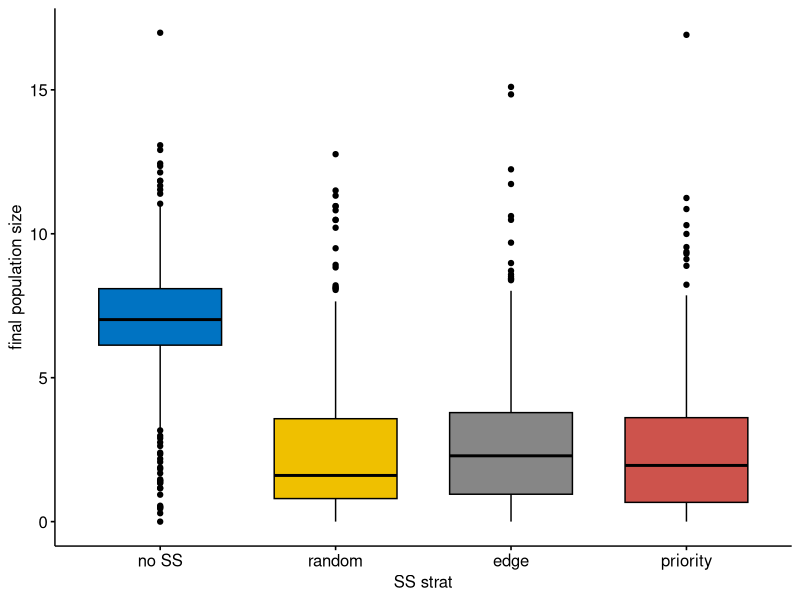

The R script that drew this image: (Note: this script raises an error after producing the figure.)
library(ggplot2)
library(cowplot)
library(stringr)
library(ggpubr)
library(tidyr)
library(dplyr) 

#read in the data
# setwd("E:/CWD_Modeling/Metapop_Model/Simulation_outputs/LA1/noSS_lowBR")
setwd("~/Desktop/CWD_Modeling")
noSS.data = read.csv("noSS_medBR_slowShed_output.csv")
noSS.data$SS.strat = "no SS"

# setwd("E:/CWD_Modeling/Metapop_Model/Simulation_outputs/LA05/randomSS_LA05_lowBR")
# setwd("E:/CWD_Modeling/Metapop_Model/Simulation_outputs/LA05/randomSS_LA05_lowBR")
setwd("~/Desktop/CWD_Modeling")
randomSS.data = read.csv("randomSS_output_LA1_medBR_slowShed.csv")
randomSS.data$SS.strat = "random"

# setwd("E:/CWD_Modeling/Metapop_Model/Simulation_outputs/LA05/edgeSS_LA05_lowBR")
# setwd("E:/CWD_Modeling/Metapop_Model/Simulation_outputs/LA05/edgeSS_LA05_lowBR")
setwd("~/Desktop/CWD_Modeling")
edgeSS.data = read.csv("edgeSS_output_LA1_medBR_slowShed.csv")
edgeSS.data$SS.strat = "edge"

# setwd("E:/CWD_Modeling/Metapop_Model/Simulation_outputs/LA05/prioritySS_LA05_lowBR")
# setwd("E:/CWD_Modeling/Metapop_Model/Simulation_outputs/LA05/prioritySS_LA05_lowBR")
setwd("~/Desktop/CWD_Modeling")
prioritySS.data = read.csv("prioritySS_output_LA1_medBR_slowShed.csv")
prioritySS.data$SS.strat = "priority"

# allSS.LA1.data = rbind(noSS.data, randomSS.data, edgeSS.data, prioritySS.data, edge20SS.data)
allSS.LA1.data = rbind(noSS.data,  edgeSS.data, prioritySS.data, randomSS.data)
allSS.LA1.data$SS.strat = factor(allSS.LA1.data$SS.strat, levels = c("no SS", "random", "edge", "priority"), 
                                 order = TRUE)
allSS.LA1.data$LA = 1.0
allSS.LA1.data.endemic = subset(allSS.LA1.data, final.prev>0)

allSS.LA1.data.endemic$final.prev.pcent = allSS.LA1.data.endemic$final.prev*100

setwd("~/Desktop/CWD_Modeling")
write.csv(allSS.LA1.data, "allSS_LA1_medBR_slowSS.strat_data.csv", row.names = FALSE)

#Plots

########################
#Final prevalence
########################
final.prev.aov = aov(final.prev.pcent~SS.strat, data = allSS.LA1.data.endemic)
summary(final.prev.aov)
TukeyHSD(final.prev.aov)
summary(kruskal.test(final.prev ~ SS.strat, data = allSS.LA1.data.endemic))

fp.means = aggregate(allSS.LA1.data.endemic, final.prev.pcent~SS.strat, mean)
pcent.change = NA
for(i in 2:4){
  pcent.change[i] = (fp.means[i,2] - fp.means[1,2])/fp.means[1,2]*100
}

fp.means$pcent.change = pcent.change

endemic.counts = as.data.frame(table(allSS.LA1.data.endemic$SS.strat))
names(endemic.counts) = c("SS.strat","count")

fp.plot = ggboxplot(allSS.LA1.data.endemic, x = "SS.strat", y = "final.prev.pcent", 
                    color = "black", fill = "SS.strat", palette = "jco") + 
  # stat_compare_means(comparisons = my_comparisons, label="p.signif") + 
  theme_cowplot() +
  ylab("final prevalence %") + xlab("SS strategy") + theme(legend.position = "none") + 
  geom_point(data = fp.means, aes(x = SS.strat, y = final.prev.pcent), shape = 3, size = 3, position = position_dodge(width = 0.75)) +
  geom_text(data = endemic.counts, aes(x = SS.strat, y = 15.7, col = SS.strat, label = count), position = position_dodge(width = .75), show.legend = FALSE) +
  geom_text(data = fp.means, aes(x = SS.strat, y = 15.4, col = SS.strat, label = round(final.prev.pcent, 3)), position = position_dodge(width = 0.75), show.legend = FALSE) +
  geom_text(data = fp.means, aes(x = SS.strat, y = 15.1, col = SS.strat, label = round(pcent.change, 1)), position = position_dodge(width = .75), show.legend = FALSE) 

allSS.LA1.data.endemic.sub = subset(allSS.LA1.data.endemic, SS.strat != "no SS")
fp.means.sub = subset(fp.means, SS.strat != "no SS")
allSS.LA1.data.endemic.sub$SS.strat = factor(allSS.LA1.data.endemic.sub$SS.strat, levels = c("random", "edge", "priority"), 
                                 order = TRUE)
fp.plot.inset = ggboxplot(allSS.LA1.data.endemic.sub, x = "SS.strat", y = "final.prev.pcent", 
                          color = "black", fill = "SS.strat", palette = "jco") + 
  # stat_compare_means(comparisons = my_comparisons, label="p.signif") + 
  theme_cowplot() +
  ylab("final prevalence %") + xlab("SS strategy") + theme(legend.position = "none") + 
  geom_point(data = fp.means.sub, aes(x = SS.strat, y = final.prev.pcent), shape = 3, size = 3, position = position_dodge(width = 0.75)) +
  coord_cartesian(ylim = c(-0, 0.15)) +
  theme(axis.title = element_blank(), axis.text.x = element_blank(),
        axis.text.y = element_text(margin = margin(l = 5, r = -31))) +
  scale_fill_manual(values = c("#EFC000FF", "#868686FF", "#CD534CFF")) +
  scale_color_manual(values = c("#EFC000FF", "#868686FF", "#CD534CFF"))
  

fp.plot2 = fp.plot +
  draw_plot(fp.plot.inset, x = 1.35, y = 2, width = 3.35, height = 12.0)
#########################
#final spread area
#########################
sa.means = aggregate(allSS.LA1.data.endemic, final.spread.area~SS.strat, mean)
pcent.change = NA
for(i in 2:4){
  pcent.change[i] = (sa.means[i,2]-sa.means[1,2])/sa.means[1,2]*100
}

sa.means$pcent.change = pcent.change

sa.plot = ggboxplot(allSS.LA1.data.endemic, x = "SS.strat", y = "final.spread.area", 
                    color = "black", fill = "SS.strat", palette = "jco") + 
  # stat_compare_means(comparisons = my_comparisons, label="p.signif") + 
  theme_cowplot() +
  ylab("area of spread (km2)") + xlab("SS strategy") + theme(legend.position = "none") + 
  geom_point(data = sa.means, aes(x = SS.strat, y = final.spread.area), shape = 3, size = 3, position = position_dodge(width = 0.75)) +
  geom_text(data = sa.means, aes(x = SS.strat, y = 4950, col = SS.strat, label = round(final.spread.area, 3)), position = position_dodge(width = 0.75), show.legend = FALSE) +
  geom_text(data = sa.means, aes(x = SS.strat, y = 4850, col = SS.strat, label = round(pcent.change, 1)), position = position_dodge(width = .75), show.legend = FALSE) 

sa.means.sub = subset(sa.means, SS.strat != "no SS")

sa.plot.inset = ggboxplot(allSS.LA1.data.endemic.sub, x = "SS.strat", y = "final.spread.area", 
                          color = "black", fill = "SS.strat", palette = "jco") + 
  # stat_compare_means(comparisons = my_comparisons, label="p.signif") + 
  theme_cowplot() +
  ylab("final prevalence %") + xlab("SS strategy") + theme(legend.position = "none") + 
  geom_point(data = sa.means.sub, aes(x = SS.strat, y = final.spread.area), shape = 3, size = 3, position = position_dodge(width = 0.75)) +
  coord_cartesian(ylim = c(0, 1500)) +
  theme(axis.title = element_blank(), axis.text.x = element_blank(),
        axis.text.y = element_text(margin = margin(l = 5, r = -31))) +
  scale_fill_manual(values = c("#EFC000FF", "#868686FF", "#CD534CFF")) +
  scale_color_manual(values = c("#EFC000FF", "#868686FF", "#CD534CFF"))


sa.plot2 = sa.plot +
  draw_plot(sa.plot.inset, x = 1.3, y = 1500, width = 3.35, height = 3000.0)
##################
#prev rate
##################
pr.plot = ggboxplot(allSS.LA1.data.endemic, x = "SS.strat", y = "mean.prev.rate",
                    color = "black", fill = "SS.strat", palette = "jco") + 
  # stat_compare_means(comparisons = my_comparisons, label="p.signif") + theme_cowplot() +
  ylab(expression(Delta * " prevalence")) + xlab("SS strat") + 
  theme(legend.position = "none")

##################
#spread rate
##################
sr.plot = ggboxplot(allSS.LA1.data.endemic, x = "SS.strat", y = "spread.area.rate",
                    color = "black", fill = "SS.strat", palette = "jco") + 
  # stat_compare_means(comparisons = my_comparisons, label="p.signif") + theme_cowplot() +
  ylab(expression(Delta * " area (km" ^ 2*")")) + xlab("SS strat") + 
  theme(legend.position = "none")

##################
#final population size
##################
finalpop.plot = ggboxplot(allSS.LA1.data.endemic, x = "SS.strat", y = "final.pop",
                          color = "black", fill = "SS.strat", palette = "jco") + 
  # stat_compare_means(comparisons = my_comparisons, label="p.signif") + theme_cowplot() +
  ylab("final population size") + xlab("SS strat") + 
  theme(legend.position = "none")

##################
#I distance
##################
ID.plot = ggboxplot(allSS.LA1.data.endemic, x = "SS.strat", y = "mean.I.dist",
                    color = "black", fill = "SS.strat", palette = "jco") + 
  # stat_compare_means(comparisons = my_comparisons, label="p.signif") + theme_cowplot() +
  ylab("maximum infected distance from center") + xlab("SS strat") + 
  theme(legend.position = "none")

ggboxplot(allSS.LA1.data.endemic, x = "SS.strat", y = "std.I.dist",
          color = "black", fill = "SS.strat", palette = "jco") + 
  # stat_compare_means(comparisons = my_comparisons, label="p.signif") + theme_cowplot() +
  ylab("final population size") + xlab("SS strat") + 
  theme(legend.position = "none")

#######################
#Prop of infected cells
#######################
propinfcell.plot = ggboxplot(allSS.LA1.data.endemic, x = "SS strat", y = "final.number.I.cells",
                             color = "black", fill = "SS.strat", palette = "jco") + 
  # stat_compare_means(comparisons = my_comparisons, label="p.signif") + theme_cowplot() +
  ylab("number of cells with infected individuals") + xlab("SS strat") + 
  theme(legend.position = "none")

########################################
#boxplots of SS individual proportions
########################################
allSS.LA1.data.endemic.tall = gather(allSS.LA1.data.endemic, key = "SS_group", value = "num_rem", final.SS.S.prop:final.SS.I.prop)

SS.plot = ggboxplot(allSS.LA1.data.endemic.tall, x = "SS_group", y = "num_rem",
                    color = "black", fill = "SS.strat", palette = c("#EFC000FF", "#868686FF", "#CD534CFF", "#7AA6DCFF")) + 
  # stat_compare_means(comparisons = my_comparisons, label="p.signif") + theme_cowplot() +
  ylab("proportion of removed individuals") + xlab("individuals removed") + 
  theme(legend.position = "inside", legend.position.inside =  c(0.85, 0.85)) +
  scale_x_discrete(labels= c("susceptible", "exposed", "infectious")) 
SS.plot

##########################################
#Inf. Fam. Prev.
##########################################

inffam.plot = ggboxplot(allSS.LA1.data.endemic, x = "SS.strat", y = "mean.inf.fams.prev",
                        color = "black", fill = "SS.strat", palette = "jco") + 
  # stat_compare_means(comparisons = my_comparisons, label="p.signif") + theme_cowplot() +
  ylab("inf. family prev.") + xlab("SS strategy") + 
  theme(legend.position = "none")

chull.plot = ggboxplot(allSS.LA1.data.endemic, x = "SS.strat", y = "mean.chull.fams.prev",
                       color = "black", fill = "SS.strat", palette = "jco") + 
  # stat_compare_means(comparisons = my_comparisons, label="p.signif") + theme_cowplot() +
  ylab("inf. chull family prev.") + xlab("SS strategy") + 
  theme(legend.position = "none")

chullI.plot = ggboxplot(allSS.LA1.data.endemic, x = "SS.strat", y = "mean.chull.fams.prev.I",
                        color = "black", fill = "SS.strat", palette = "jco") + 
  # stat_compare_means(comparisons = my_comparisons, label="p.signif") + theme_cowplot() +
  ylab("inf. chull family prev.") + xlab("SS strategy") + 
  theme(legend.position = "none")

chullI.plot
###############################################
#Combine plots
###############################################

ggarrange(fp.plot2, sa.plot2, nrow = 2, common.legend = TRUE)

ggarrange(pr.plot, sr.plot,
          finalpop.plot, ID.plot,
          inffam.plot, chull.plot, nrow = 3, ncol = 2, common.legend = TRUE)


############################################
#GLM
#############################################
glm.data = allSS.LA1.data.endemic
glm.data$SS.strat = factor(glm.data$SS.strat, ordered = FALSE)

fp.glm = glm(final.prev.pcent ~ SS.strat, data = glm.data, family = "Gamma")
sa.glm = glm(final.spread.area ~ SS.strat, data = glm.data, family = "Gamma")



###############################################
#Anova
###############################################
anova.data = allSS.LA1.data.endemic
levels(anova.data$SS.strat) = c(levels(anova.data$SS.strat))
fp.anova = aov(final.prev.pcent~SS.strat, data = anova.data)
fp.tukey = TukeyHSD(fp.anova)

fp.tukey.df = as.data.frame(fp.tukey$SS.strat)
names(fp.tukey.df)[4] = "padj"
fp.tukey.df = cbind(fp.tukey.df, data.frame(rw = rownames(fp.tukey$SS.strat)))
fp.tukey.df = separate(fp.tukey.df, rw, into = c("var1","var2"), sep = "-", extra = "merge")
fp.tukey.df$var1 = factor(fp.tukey.df$var1, levels = c("no SS", "random", "edge",  "priority"), 
                          order = TRUE)
fp.tukey.df$var2 = factor(fp.tukey.df$var2, levels = c("no SS", "random", "edge", "priority"), 
                          order = TRUE)

fp.tukey.plot = ggplot(fp.tukey.df, aes(x = var1,y = var2, fill = padj^0.2313782))+
  geom_tile() +  scale_fill_gradientn(colours=c("firebrick","goldenrod","black","#996633"),
                                      values=c(0,0.0499,0.05,1)^ 0.2313782,
                                      na.value="white", guide="colourbar",
                                      name="P-value",limits=c(0,1),breaks=c(0,0.05,1)^ 0.2313782, 
                                      labels=c(0,0.05,1)) +
  geom_text(aes(label = round(padj, 3)), color = "white") +
  theme_cowplot() + xlab("strategy 1") + ylab("strategy 2")

fp.tukey.plot
